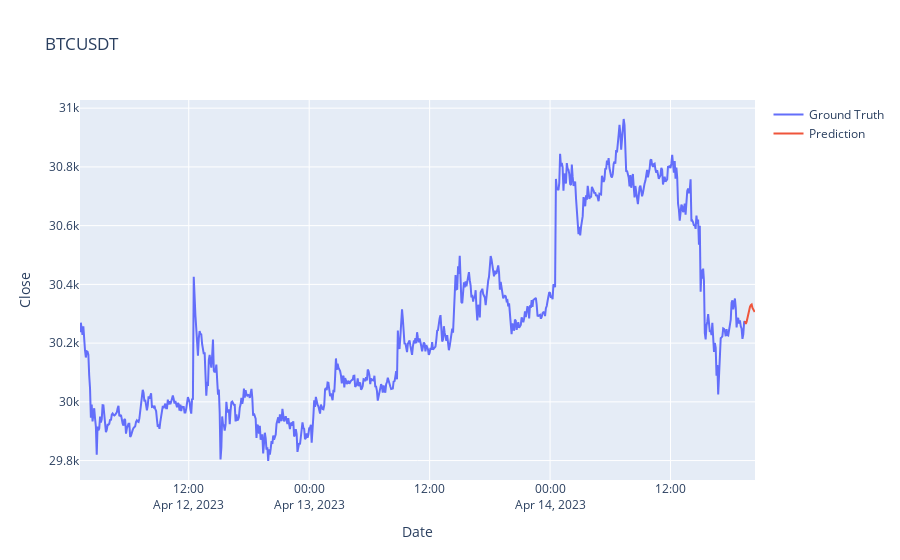

The code cell stored with this chart in its notebook:
### Markdown cell above
И теперь самое главное, посмотрим на наше предсказание

### Code cell
trace1 = go.Scatter(
    x = date_test,
    y = close_test,
    mode = 'lines',
    name = 'Ground Truth'
)

trace2 = go.Scatter(
    x = forecast_dates,
    y = forecast,
    mode = 'lines',
    name = 'Prediction'
)

layout = go.Layout(
    title = Set.symbol,
    xaxis = {'title' : "Date"},
    yaxis = {'title' : "Close"}
)


fig = go.Figure(data=[trace1, trace2], layout=layout)
fig.show()

### Figure 1 — Plotly figure (JSON) as saved in the notebook; plotly's stock layout.template omitted (floating-point values rounded to 4 significant figures; data arrays with more than 128 entries replaced by an {"elided": "..."} marker saying what was removed)
{"data": [{"mode": "lines", "name": "Ground Truth", "type": "scatter", "x": {"elided": "796 str values"}, "y": {"elided": "796 float values"}}, {"mode": "lines", "name": "Prediction", "type": "scatter", "x": ["2023-04-14T19:25:00", "2023-04-14T19:30:00", "2023-04-14T19:35:00", "2023-04-14T19:40:00", "2023-04-14T19:45:00", "2023-04-14T19:50:00", "2023-04-14T19:55:00", "2023-04-14T20:00:00", "2023-04-14T20:05:00", "2023-04-14T20:10:00", "2023-04-14T20:15:00", "2023-04-14T20:20:00", "2023-04-14T20:25:00"], "y": [30270.0, 30270.0, 30270.0, 30290.0, 30310.0, 30320.0, 30320.0, 30330.0, 30330.0, 30320.0, 30310.0, 30310.0, 30310.0]}], "layout": {"title": {"text": "BTCUSDT"}, "xaxis": {"title": {"text": "Date"}}, "yaxis": {"title": {"text": "Close"}}}}
